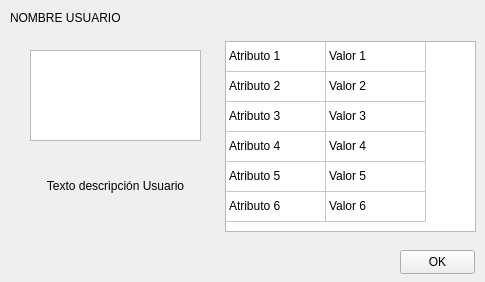
<?xml version="1.0" encoding="UTF-8"?>
<ui version="4.0">
 <class>mainWindow</class>
 <widget class="QMainWindow" name="mainWindow">
  <property name="geometry">
   <rect>
    <x>0</x>
    <y>0</y>
    <width>485</width>
    <height>282</height>
   </rect>
  </property>
  <property name="windowTitle">
   <string>Ejercicio 1 Sección Práctica Prueba Individual</string>
  </property>
  <widget class="QWidget" name="centralwidget">
   <widget class="QLabel" name="label">
    <property name="geometry">
     <rect>
      <x>10</x>
      <y>10</y>
      <width>561</width>
      <height>16</height>
     </rect>
    </property>
    <property name="text">
     <string>NOMBRE USUARIO</string>
    </property>
   </widget>
   <widget class="QPushButton" name="pushButton">
    <property name="geometry">
     <rect>
      <x>400</x>
      <y>250</y>
      <width>75</width>
      <height>24</height>
     </rect>
    </property>
    <property name="text">
     <string>OK</string>
    </property>
   </widget>
   <widget class="QWidget" name="verticalLayoutWidget">
    <property name="geometry">
     <rect>
      <x>10</x>
      <y>30</y>
      <width>471</width>
      <height>211</height>
     </rect>
    </property>
    <layout class="QVBoxLayout" name="verticalLayout_5">
     <item>
      <widget class="QWidget" name="widget" native="true">
       <widget class="QTableWidget" name="tableWidget">
        <property name="geometry">
         <rect>
          <x>215</x>
          <y>11</y>
          <width>251</width>
          <height>191</height>
         </rect>
        </property>
        <property name="rowCount">
         <number>6</number>
        </property>
        <property name="columnCount">
         <number>2</number>
        </property>
        <attribute name="horizontalHeaderVisible">
         <bool>false</bool>
        </attribute>
        <attribute name="verticalHeaderVisible">
         <bool>false</bool>
        </attribute>
        <row/>
        <row/>
        <row/>
        <row/>
        <row/>
        <row/>
        <column/>
        <column/>
        <item row="0" column="0">
         <property name="text">
          <string>Atributo 1</string>
         </property>
        </item>
        <item row="0" column="1">
         <property name="text">
          <string>Valor 1</string>
         </property>
        </item>
        <item row="1" column="0">
         <property name="text">
          <string>Atributo 2</string>
         </property>
        </item>
        <item row="1" column="1">
         <property name="text">
          <string>Valor 2</string>
         </property>
        </item>
        <item row="2" column="0">
         <property name="text">
          <string>Atributo 3</string>
         </property>
        </item>
        <item row="2" column="1">
         <property name="text">
          <string>Valor 3</string>
         </property>
        </item>
        <item row="3" column="0">
         <property name="text">
          <string>Atributo 4</string>
         </property>
        </item>
        <item row="3" column="1">
         <property name="text">
          <string>Valor 4</string>
         </property>
        </item>
        <item row="4" column="0">
         <property name="text">
          <string>Atributo 5</string>
         </property>
        </item>
        <item row="4" column="1">
         <property name="text">
          <string>Valor 5</string>
         </property>
        </item>
        <item row="5" column="0">
         <property name="text">
          <string>Atributo 6</string>
         </property>
        </item>
        <item row="5" column="1">
         <property name="text">
          <string>Valor 6</string>
         </property>
        </item>
       </widget>
       <widget class="QWidget" name="widget_2" native="true">
        <property name="geometry">
         <rect>
          <x>10</x>
          <y>0</y>
          <width>191</width>
          <height>201</height>
         </rect>
        </property>
        <widget class="QGraphicsView" name="graphicsView">
         <property name="geometry">
          <rect>
           <x>10</x>
           <y>20</y>
           <width>171</width>
           <height>91</height>
          </rect>
         </property>
        </widget>
        <widget class="QLabel" name="label_2">
         <property name="geometry">
          <rect>
           <x>10</x>
           <y>120</y>
           <width>171</width>
           <height>71</height>
          </rect>
         </property>
         <property name="text">
          <string>Texto descripción Usuario</string>
         </property>
         <property name="alignment">
          <set>Qt::AlignCenter</set>
         </property>
        </widget>
       </widget>
      </widget>
     </item>
    </layout>
   </widget>
  </widget>
 </widget>
 <resources/>
 <connections/>
</ui>
